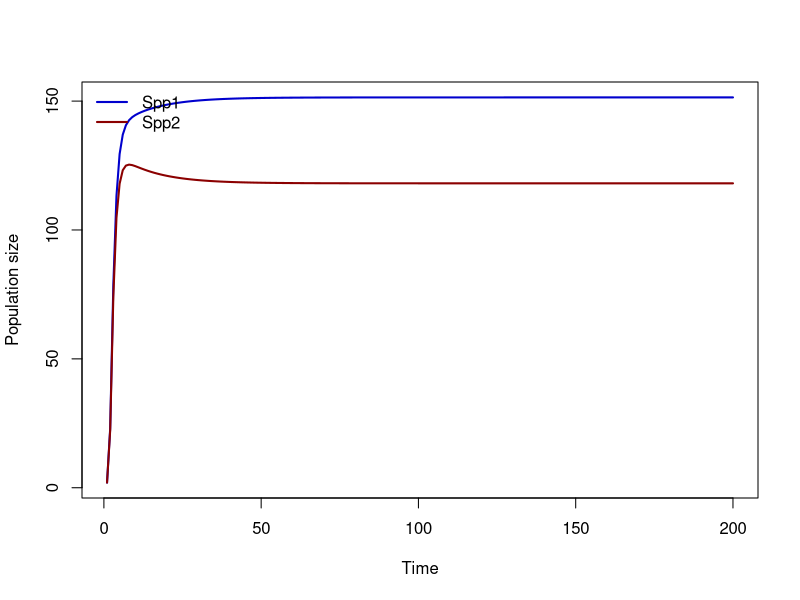

R code for this plot:

# model 2 species competition

# set your working directory
setwd("G:/My Drive/AdlerLabDocs/PlantPopEcol/code")

# load required packages
library(mvtnorm)

### define population growth function-----------------------

DD_2spp_growth <- function(N,g,s,fec,alpha){
  germinants1 <- g[1]*N[1]   # number of species 1 plants germinating out of the seed bank
  germinants2 <- g[2]*N[2]   # number of species 2 plants germinating out of the seed bank
  surv_seeds1 <- N[1]*(1-g[1])*s[1]  # number of ungerminated seeds that survive for species 1
  surv_seeds2 <- N[2]*(1-g[2])*s[2]  # number of ungerminated seeds that survive for species 1
  new_seeds1 <- fec[1]*germinants1/(1+alpha[1,1]*germinants1 + alpha[1,2]* germinants2)  # species 1 fecundity (production of new seeds)
  new_seeds2 <- fec[2]*germinants2/(1+alpha[2,1]*germinants1 + alpha[2,2]* germinants2)  # species 2 fecundity (production of new seeds)
  total_seeds1 <- surv_seeds1+new_seeds1
  total_seeds2 <- surv_seeds2+new_seeds2
  output <- c(total_seeds1,total_seeds2)
  output[output< 0.01] <- 0                # extinction threshold
  return(output)
}

# Define a funtion to  draw fecundities from a multivariate normal distribution.
get_fec <- function(timesteps, fec_mu, fec_cor){
  # First we need to set up the variance-covariance matrix:
  vcov <- matrix(NA,2,2)
  diag(vcov) <- fec_sigma^2
  vcov[1,2] <- vcov[2,1] <- fec_cor*fec_sigma[1]*fec_sigma[2]
  # Now we draw from the multivariate normal:
  fec <- rmvnorm(timesteps, mean=fec_mu, sigma=vcov) # draw fecundities from a distribution
  fec[fec<0] <- 0   # set negative fecundities to zero
  return(fec)
}

### set parameters ------------------------------------------

fec_mu <- c(30,29)      # mean fecundity (must be > 0) for species 1 and 2
fec_sigma <- c(0,0)  # year-to-year standard deviation of fecundity (must be >= 0) for species 1 and 2
fec_cor <- -0.9           # correlation in species 1 and 2 fecundity (ranges from -1 to 1)
g <- c(0.5,0.5)        # germination rate for species 1 and 2
s <- c(0.8,0.8)            # survival of ungerminated seeds for species 1 and 2
alpha <- matrix(NA,2,2)
alpha[1,1] <- 0.2   # effect of species 1 on itself
alpha[2,1] <- 0.15   # effect of species 1 on species 2
alpha[1,2] <- 0.15  # effect of species 2 on species 1
alpha[2,2] <- 0.2    # effect of species 2 on itself

### set-up simulation ------------------------------------------

timesteps <- 200  # number of time steps to simulate
Nmatrix <- matrix(NA,nrow=timesteps,ncol=2)  # matrix to store population time series
colnames(Nmatrix) <- c("spp1","spp2")
Nmatrix[1,] <- c(2,2)  # initial population state

# draw fecundities
fec <- get_fec(timesteps, fec_mu, fec_cor)

### run simulation ------------------------------------------

for(i in 2:timesteps){
  Nmatrix[i,] <- DD_2spp_growth(N=Nmatrix[i-1,],g,s,fec[i,],alpha)
}

### plot results ------------------------------------------

myCols <-c("blue3","red4")
myNames <- c("Spp1","Spp2")

# plot on raw (arithmetic) scale
matplot(Nmatrix,type="l",xlab="Time",ylab="Population size",
        lty=1,lwd=2, col=myCols)
legend("topleft",myNames,col=myCols,lty=1, lwd=2, bty="n")



### calculate an invasion growth rate ------------------------

spin_up <- 100  # how many time steps before invasion
invasion_reps <-  1000 # how many times to study the invasion
invader <- 2         # which species is the invader, 1 or 2?
N_init <- c(1,1)     # initial population size
N_init[invader] <- 0 # initialize the invader at 0 abundance

# first, spin up the resident to equilibrium density
fec <- get_fec(spin_up, fec_mu, fec_cor)
N_mono <- N_init  # this will become the starting density for the invasion experiment
for(i in 2:spin_up){
  N_mono <- DD_2spp_growth(N=N_mono,g,s,fec[i,],alpha)
}

# now, repeat a one-time step invasion experiment many times
resident <- ifelse(invader==1,2,1)
N_t0 <- matrix(NA,nrow=invasion_reps,ncol=2)  # matrix to store time t abundances
N_t0[1,] <-N_mono
N_t0[,invader] <- 1  # invader abundance
N_t1 <- matrix(NA,nrow=invasion_reps,ncol=2)  # matrix to store time t+1 abundances
fec <- get_fec(invasion_reps, fec_mu, fec_cor)
# prevent invader from affecting itself or the resident
alpha_invade <- alpha
alpha_invade[,invader] <- 0

for(i in 1:invasion_reps){
  N_t1[i,] <- DD_2spp_growth(N=N_t0[i,],g,s,fec[i,],alpha_invade) 
  if(i < invasion_reps) N_t0[i+1,resident] <- N_t1[i,resident]    # store resident abundance as the initial value for the next invasion experiment
}

# calculate the invasion growth rate (use the geometric mean!)
r_inv <- mean(log(N_t1[,invader]/N_t0[,invader]))
print(paste0("(log) invasion growth rate=",r_inv))
